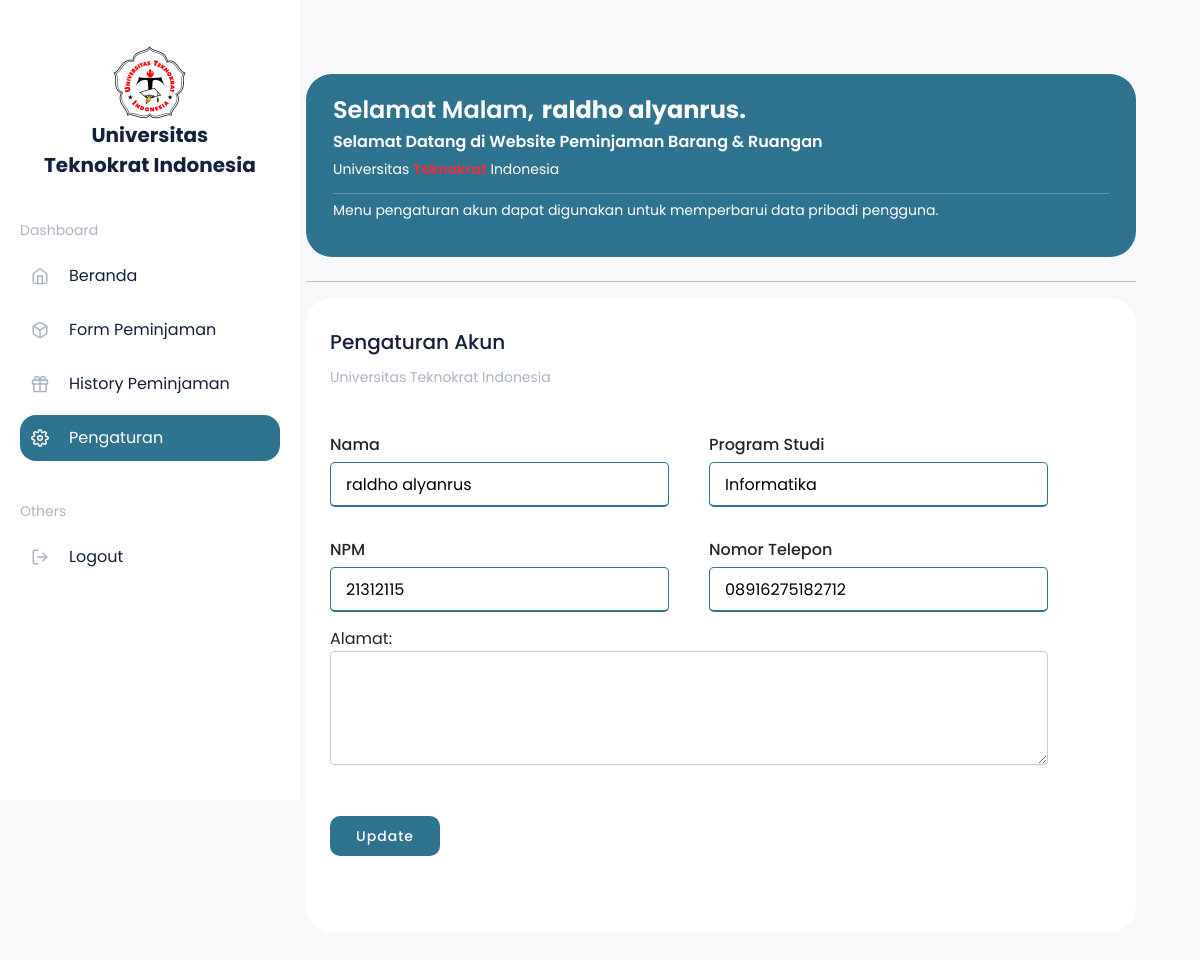
Screenshot of /Pengaturan.php (signed in) with the database file from the repository.
### tables this page shows
CREATE TABLE `tbl_user` (
  `id` int(11) NOT NULL AUTO_INCREMENT,
  `nama` varchar(255) DEFAULT NULL,
  `password` varchar(255) DEFAULT NULL,
  `npm` varchar(8) NOT NULL,
  `prodi` varchar(50) DEFAULT NULL,
  `no_tlp` varchar(50) DEFAULT NULL,
  `alamat` varchar(255) DEFAULT NULL,
  PRIMARY KEY (`id`,`npm`)
);

### function.php (called while the page is built, shortened)
<?php
$conn = mysqli_connect("localhost", "id20835467_webpeminjamankampus", "?FUG?c95?/\k[%a$", "id20835467_db_ta_web");
function ambildata($query)
{
    global $conn;
    $result = mysqli_query($conn, $query);
    $array = [];
    while ($row = mysqli_fetch_assoc($result)) {
        $array[] = $row;
    }
    return $array;
}

### Pengaturan.php (the view, shortened to what this page needs)
<?php
require "function.php";
$namaini = $_SESSION['nama'];
$update = ambildata("SELECT *FROM  tbl_user WHERE nama = '$namaini'");
?>
<!doctype html>
<html lang="en">
<head>
    <link href="https://cdn.jsdelivr.net/npm/bootstrap@5.1.3/dist/css/bootstrap.min.css" rel="stylesheet">
    <link rel="stylesheet" href="css/form.css">
    <link rel="stylesheet" href="./css/index.css">
</head>
<body>
    <div class="row">
        <div class="col-12 col-lg-3 col-navbar d-none d-xl-block">
            <aside class="sidebar">
                <a href="#" class="sidebar-logo">
                    <div class="d-flex  flex-column align-items-center">
                        <img style="height: 75px;
                        width: 75px;" src="img/UNIVERSITAS TEKNOKRAT.png" alt="">
                        <span>Universitas <br> Teknokrat Indonesia</span>
                    </div>
                </a>
                <h5 class="sidebar-title">Dashboard</h5>
                <a href="index.php" class="sidebar-item " onclick="toggleActive(this)">
                    <span>Beranda</span>
                </a>
                <a href="formpeminjaman.php" class="sidebar-item " onclick="toggleActive(this)">
                    <span>Form Peminjaman</span>
                </a>
                <a href="history.php" class="sidebar-item " onclick="toggleActive(this)">
                    <span>History Peminjaman</span>
                </a>
                <a href="#" class="sidebar-item active" onclick="toggleActive(this)">
                    <span>Pengaturan</span>
                </a>
                <h5 class="sidebar-title">Others</h5>
                <a href="logout.php" class="sidebar-item" onclick="toggleActive(this)">
                    <span>Logout</span>
                </a>
            </aside>
        </div>
        <div class="col-12 col-xl-9">
            <div class="nav">
            </div>
            <div class="content">
                <div class="col-12 col-md-8 col-lg-12">
                    <div class="statistics-card text-white" style="  background: #2e738f;">
                        <div class="d-flex justify-content-between align-items-center">
                            <div class="d-flex flex-column justify-content-between align-items-start">
                                <div class="d-flex flex-wrap">
                                    <p class="document-title text-white fw-semibold fs-4" style="margin-right: 8px; " id="showMessage"></p>
                                    <p class="document-title text-white fw-bold fs-4 "> <?php echo $_SESSION['nama'] ?>.</p>
                                </div>
                                <h2 class="document-title document-title text-white">Selamat Datang di Website Peminjaman Barang & Ruangan </h2>
                                <h2 class="content-desc text-white">Universitas <span class="text-danger fw-bold">Teknokrat</span> Indonesia</h2>
                            </div>
                        </div>
                        <hr class="mt-1 mb-1 p-0">
                        <h5 class="content-desc text-white">
                            Menu pengaturan akun dapat digunakan untuk memperbarui data pribadi pengguna.
                        </h5>
                    </div>
                    <hr class="mt-4 mb-3">
                    <div class="col-12 col-md-8 col-lg-12">
                        <div class="document-card">
                            <div class="d-flex justify-content-between flex-wrap ">
                                <div>
                                    <h2 class="content-title">Pengaturan Akun</h2>
                                    <h5 class="content-desc mb-4">Universitas Teknokrat Indonesia</h5>
                                </div>
                            </div>
                            <div class="content">
                                <form action="#" method="post">
                                    <div class="user-details">
                                        <div class="input-box">
                                            <span class="details">Nama</span>
                                            <input type="text" name="nama" placeholder="Masukkan Username" value="<?php echo $update[0]['nama'] ?>">
                                        </div>
                                        <div class=" input-box">
                                            <span class="details">Program Studi</span>
                                            <input type="text" name="prodi" placeholder="Masukkan Program Studi" value="<?php echo $update[0]['prodi'] ?>">
                                        </div>
                                        <div class=" input-box">
                                            <span class="details">NPM</span>
                                            <input type="number" name="npm" placeholder="Masukkan NPM" value="<?php echo $update[0]['npm'] ?>">
                                        </div>
                                        <div class=" input-box">
                                            <span class="details">Nomor Telepon</span>
                                            <input type="number" name="no_tlp" placeholder="Masukkan Nomor Telepon" value="<?php echo $update[0]['no_tlp'] ?>">
                                        </div>
                                        <label for=" alamat">Alamat:</label>
                                        <textarea id="alamat" name="alamat" rows="4" value="<?php echo $update[0]['alamat'] ?>"></textarea>
                                        <div class=" button">
                                            <input type="submit" name="submitupdate" value="Update">
                                        </div>
                                    </div>
                                </form>
                            </div>
                        </div>
                    </div>
                </div>
            </div>
</body>
</html>

### css/form.css (style rules this page uses)
* { margin: 0; padding: 0; box-sizing: border-box; font-family: "Poppins", sans-serif; }
.content form .user-details { display: flex; flex-wrap: wrap; justify-content: space-between; margin: 20px 0 12px 0; }
form .user-details .input-box { margin-bottom: 15px; width: calc(100% / 2 - 20px); }
form .input-box span.details { display: block; font-weight: 500; margin-bottom: 5px; }
.user-details .input-box input { height: 45px; width: 100%; outline: none; font-size: 16px; border-radius: 5px; padding-left: 15px; border: 1px solid #ccc; border-bottom-width: 2px; transition: all 0.3s ease; }
.user-details .input-box input:focus, .user-details .input-box input:valid { border-color: #2e738f; }
form .button { height: 45px; margin: 35px 0; }
form .button input { height: 40px; width: 110px; border-radius: 10px; border: none; color: #fff; font-size: 14px; font-weight: 500; letter-spacing: 1px; cursor: pointer; transition: all 0.3s ease; background-color: #2e738f; }
input[type="text"], select { width: 100%; padding: 8px; border: 1px solid #ccc; border-radius: 4px; box-sizing: border-box; margin-bottom: 16px; }
textarea { width: 100%; padding: 8px; border: 1px solid #ccc; border-radius: 4px; box-sizing: border-box; margin-bottom: 16px; resize: vertical; }

### css/index.css (style rules this page uses)
html, body { font-family: "Poppins"; font-style: normal; background-color: #f8f8fa; overflow-x: hidden; position: relative; }
aside { background-color: #fff; padding: 45px 20px 0px 20px; height: 100vh; overflow-y: scroll; position: fixed; top: 0; left: 0; z-index: 2; }
.sidebar-logo { display: flex; justify-content: space-between; align-items: center; text-decoration: none; }
.sidebar-logo span { font-weight: 700; text-align: center; font-size: 20px; color: #121f3e; }
.sidebar-title { font-weight: 400; font-size: 14px; line-height: 21px; color: #abb3c4; margin-top: 40px; margin-bottom: 12px; }
.sidebar-item { text-decoration: none; display: block; background: transparent; height: 46px; border-radius: 16px; padding: 0 11px; margin-bottom: 8px; display: flex; justify-content: flex-start; align-items: center; }
.sidebar-item.active { background: #2e738f; }
.sidebar-item.active span { color: #fff; }
.sidebar-item svg { width: 18px; height: 18px; margin-right: 20px; }
.sidebar-item span { font-weight: 400; font-size: 16px; line-height: 24px; color: #121f3e; }
.col-navbar { transition: 1s; }
.nav { display: flex; justify-content: space-between; align-items: center; flex-wrap: wrap; padding: 50px 14px 24px 14px; }
.content { padding: 10px 14px 24px 14px; }
.content-title { font-weight: 500; font-size: 20px; line-height: 30px; color: #121f3e; }
.content-title:first-of-type { margin-top: 5px; }
.content-desc { font-weight: 400; font-size: 14px; line-height: 24px; color: #abb3c4; }
.statistics-card { width: 100%; padding: 27px; background: #2e738f; border-radius: 26px; margin-bottom: 14px; }
@media (min-width: 1200px) { .statistics-card { margin-bottom: 10px; } }
.document-card { padding: 24px; background: #fff; border-radius: 26px; margin-bottom: 56px; }
.document-title { font-weight: 600; font-size: 16px; line-height: 14px; margin-top: 2px; color: #121f3e; }
@media (min-width: 1200px) { .sidebar-logo { padding: 0 24px; justify-content: center; } }
@media (min-width: 768px) { .nav { flex-wrap: nowrap; } }
@media (min-width: 1200px) { .nav { padding: 50px 64px 24px 0px; } }
@media (min-width: 1200px) { .content { padding: 0px 64px 0px 0px; } }

### Pengaturan.php (style rules this page uses)
.sidebar-item.active { background: #2e738f; }

### rows the page displays
tbl_user: nama "raldho alyanrus", prodi "Informatika", npm "21312115", no_tlp "08916275182712"

### other values shown
$_SESSION['nama'] "raldho alyanrus"
